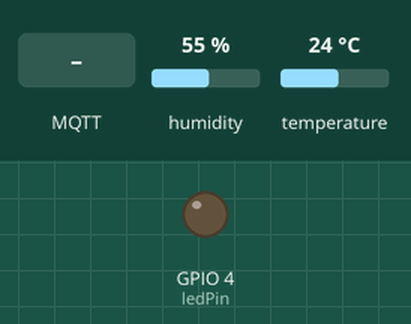
This sketch was run on a simulated ESP32. Parts: output pins drawn as LEDs (lit = HIGH). Inputs (shaded band) come from the test bench; at power-on: humidity 55 %, temperature 24 °C. WiFi joins after 1.5 s; servers stay silent unless stated; no MQTT or app messages arrive unless stated; what the sketch prints to the serial monitor is not drawn.

Above: at 2.7 s.
2.8 s: MQTT message "on" arrives on the first subscribed topic
At 4.1 s:
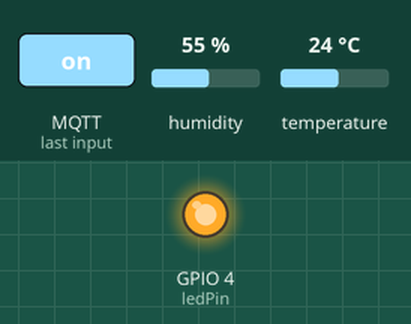
5.8 s: MQTT message "off" arrives on the first subscribed topic
At 6.4 s:
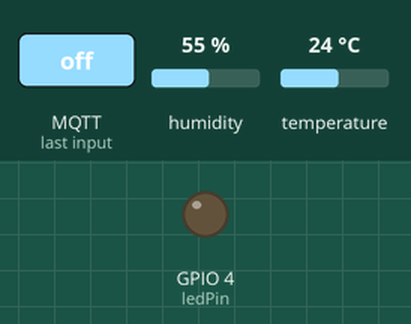
Timing chart, 0 to 8.8 s (numbered marks = the images above; inputs shaded):
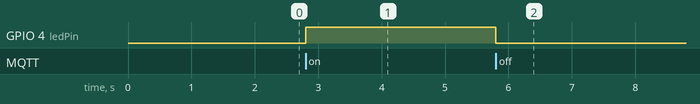

The sketch:

sketch_jun25a.ino
```cpp
#include <WiFi.h>
#include <PubSubClient.h>
#include <Wire.h>
#include <Adafruit_BME280.h>
#include <Adafruit_Sensor.h>


// Replace the next variables with your SSID/Password combination
const char* ssid = "INFINITUM1E2F_2.4";
const char* password = "N4rUK73F49";

// Add your MQTT Broker IP address, example:
// const char* mqtt_server = "192.168.1.144";
const char* mqtt_server = "192.168.1.111";

WiFiClient espClient;
PubSubClient client(espClient);
long lastMsg = 0;
char msg[50];
int value = 0;

Adafruit_BME280 bme;
float temperature = 0;
float humidity = 0;

const int ledPin = 4;

void setup() {
  Serial.begin(115200);

  if (!bme.begin(0x76)) {
    Serial.println("Could not find a valid BME280 sensor, check wiring!");
    while (1);
  }

  setup_wifi();
  client.setServer(mqtt_server, 1883);
  client.setCallback(callback);

  pinMode(ledPin, OUTPUT);
}

void setup_wifi() {
  delay(10);

  Serial.println();
  Serial.print("Connecting to ");
  Serial.println(ssid);

  WiFi.begin(ssid, password);

  while (WiFi.status() != WL_CONNECTED) {
    delay(500);
    Serial.print(".");
  }

  Serial.println("");
  Serial.println("WiFi connected");
  Serial.println("IP address: ");
  Serial.println(WiFi.localIP());
}

void callback(char* topic, byte* message, unsigned int length) {
  Serial.print("Message arrived on topic: ");
  Serial.print(topic);
  Serial.print(". Message: ");
  String messageTemp;

  for (int i = 0; i < length; i++) {
    Serial.print((char)message[i]);
    messageTemp += (char)message[i];
  }
  Serial.println();

  if (String(topic) == "esp32/output") {
    Serial.print("Changing output to ");
    if(messageTemp == "on"){
      Serial.println("on");
      digitalWrite(ledPin, HIGH);
    }
    else if(messageTemp == "off"){
      Serial.println("off");
      digitalWrite(ledPin, LOW);
    }
  }
}

void reconnect() {
  while (!client.connected()) {
    Serial.print("Attempting MQTT connection...");
    if (client.connect("ESP8266Client")) {
      Serial.println("connected");
      client.subscribe("esp32/output");
    } else {
      Serial.print("failed, rc=");
      Serial.print(client.state());
      Serial.println(" try again in 5 seconds");
      delay(5000);
    }
  }
}

void loop() {
  if (!client.connected()) {
    reconnect();
  }
  client.loop();

  long now = millis();
  if (now - lastMsg > 5000) {
    lastMsg = now;

    temperature = bme.readTemperature();
    char tempString[8];
    dtostrf(temperature, 1, 2, tempString);
    Serial.print("Temperature: ");
    Serial.println(tempString);
    client.publish("esp32/temperature", tempString);

    humidity = bme.readHumidity();
    char humString[8];
    dtostrf(humidity, 1, 2, humString);
    Serial.print("Humidity: ");
    Serial.println(humString);
    client.publish("esp32/humidity", humString);
  }

  // Agrega esta sección para reiniciar el microcontrolador

}
```

Measured:
- after the input at 2.8 s, GPIO 4 (ledPin): LOW → HIGH at once
- after the input at 5.8 s, GPIO 4 (ledPin): HIGH → LOW at once
